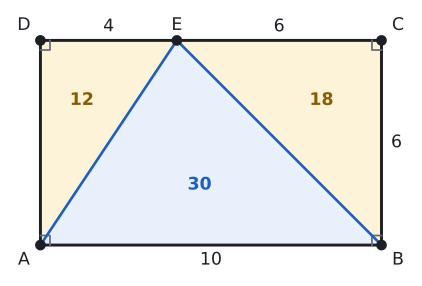

The script that drew this image:
import sys; sys.path.insert(0, "tools")
from cizim import *

P = lambda x, y: np.array([float(x), float(y)])
uz = lambda U, V: round(float(np.linalg.norm(U - V)), 4)
def acisi(K, U, V):
    u, v = U - K, V - K
    return round(float(np.degrees(np.arccos(np.dot(u, v) / np.linalg.norm(u) / np.linalg.norm(v)))), 3)
def birim(U, V):
    t = (V - U) / np.linalg.norm(V - U); return t, np.array([-t[1], t[0]])
def ayak(Q, U, V):
    t, _ = birim(U, V); return U + np.dot(Q - U, t) * t
def yansit(Q, U, V):
    return 2 * ayak(Q, U, V) - Q
def kesisim(U1, V1, U2, V2):
    M = np.array([V1 - U1, U2 - V2]).T; s = np.linalg.solve(M, U2 - U1); return U1 + s[0] * (V1 - U1)
def cetik(U, V, n=1, renk=SOLUK, f=0.5):
    M = U + f * (V - U); t, m = birim(U, V)
    for i in range(n):
        c = M + (i - (n - 1) / 2) * 0.2 * S * t
        ax.plot(*zip(c - 0.22 * S * m, c + 0.22 * S * m), color=renk, lw=1.5)
def olcu(U, V, metin, d=0.5, renk=YAZI, fs=13, f=0.5):
    """[UV] üzerinde f oranındaki noktaya, U->V yönünün soluna d*S uzağa yazı (d < 0: sağına)."""
    M = U + f * (V - U); _, m = birim(U, V)
    ax.text(*(M + d * S * m), metin, ha="center", va="center", color=renk, fontsize=fs)
def dik_isareti(K, U, V, r=0.4):
    a_ = (U - K) / np.linalg.norm(U - K) * r * S; b_ = (V - K) / np.linalg.norm(V - K) * r * S
    ax.plot(*zip(K + a_, K + a_ + b_, K + b_), color=SOLUK, lw=1.3)
def harf(Q, metin, dx, dy, renk=YAZI, fs=13):
    ax.text(Q[0] + dx * S, Q[1] + dy * S, metin, ha="center", va="center", color=renk, fontsize=fs)
def cizgi(U, V, renk=YAZI, lw=2.2, ls="-"):
    ax.plot(*zip(U, V), color=renk, lw=lw, ls=ls)
def boya(noktalar, renk):
    ax.add_patch(patches.Polygon(noktalar, closed=True, facecolor=renk, edgecolor="none"))
def yay(K, U, V, r=0.8, renk=MAVI, n=1):
    for i in range(n): aci(ax, K, U, V, r=(r + 0.18 * i) * S, renk=renk)
def yay_yazi(K, U, V, metin, d=1.4, renk=MAVI, fs=12):
    """K köşesindeki U-K-V açısının ortasından d*S uzağa yazı."""
    u = (U - K) / np.linalg.norm(U - K); v = (V - K) / np.linalg.norm(V - K); o = (u + v) / np.linalg.norm(u + v)
    ax.text(*(K + d * S * o), metin, ha="center", va="center", color=renk, fontsize=fs)
def basla(xmin, xmax, ymin, ymax, en=5.5):
    global fig, ax
    fig, ax = sekil(en, en * (ymax - ymin) / (xmax - xmin))
    ax.set_aspect("equal"); ax.axis("off"); ax.set_xlim(xmin, xmax); ax.set_ylim(ymin, ymax)
def dortgen(A, B, C, D, dolgu=None):
    if dolgu: boya([A, B, C, D], dolgu)
    ax.plot(*zip(A, B, C, D, A), color=YAZI)
    for Q in (A, B, C, D): nokta(ax, *Q, "")
def koseler(A, B, C, D, d=0.55):
    O = (A + B + C + D) / 4
    for Q, ad in ((A, "A"), (B, "B"), (C, "C"), (D, "D")):
        y = (Q - O) / np.linalg.norm(Q - O); harf(Q, ad, d * np.sign(y[0]) * 1.1, d * np.sign(y[1]))
def dikdortgen(a, b):
    """A orijinde, [AB] yatay: A, B, C, D."""
    return P(0, 0), P(a, 0), P(a, b), P(0, b)
def dik_koseler(A, B, C, D, r=0.4):
    dik_isareti(A, B, D, r); dik_isareti(B, C, A, r); dik_isareti(C, D, B, r); dik_isareti(D, A, C, r)
def cerceve(noktalar, kenar=1.2):
    xs = [q[0] for q in noktalar]; ys = [q[1] for q in noktalar]
    return min(xs) - kenar * S, max(xs) + kenar * S, min(ys) - kenar * S, max(ys) + kenar * S
def alan(noktalar, metin, renk=YAZI, dx=0, dy=0, fs=13):
    """Çokgenin köşelerinin ortalamasına kalın yazı."""
    O = sum(noktalar) / len(noktalar)
    ax.text(O[0] + dx * S, O[1] + dy * S, metin, ha="center", va="center", color=renk, fontsize=fs, fontweight="bold")
def alan_hesap(*Q):
    return round(abs(sum(Q[i][0] * Q[(i + 1) % len(Q)][1] - Q[(i + 1) % len(Q)][0] * Q[i][1] for i in range(len(Q)))) / 2, 4)

# Örnek 3: |AB| = 10, |BC| = 6, E ∈ [DC], |DE| = 4. A(ADE) = 12, A(BEC) = 18, A(AEB) = 30.
A, B, C, D = dikdortgen(10, 6); E = P(4, 6)
S = 0.8
print("ADE", alan_hesap(A, D, E), "BEC", alan_hesap(B, E, C), "AEB", alan_hesap(A, E, B))
basla(*cerceve([A, B, C, D], 1.2), en=5.5)
boya([A, E, B], MAVI_ACIK); boya([A, D, E], SARI_ACIK); boya([B, C, E], SARI_ACIK)
dortgen(A, B, C, D); koseler(A, B, C, D); dik_koseler(A, B, C, D, 0.35)
cizgi(A, E, MAVI, 2.0); cizgi(E, B, MAVI, 2.0)
nokta(ax, *E, ""); harf(E, "E", 0, 0.55)
olcu(A, B, "10", -0.55); olcu(B, C, "6", -0.55); olcu(D, E, "4", 0.5); olcu(E, C, "6", 0.5)
alan([A, D, E], "12", SARI, -0.15, 0.3); alan([B, C, E], "18", SARI, 0.3, 0.3); alan([A, E, B], "30", MAVI, 0, -0.3)
kaydet(fig, __file__)
